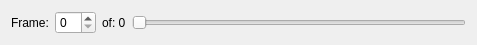
<?xml version="1.0" encoding="UTF-8"?>
<ui version="4.0">
 <class>SpinBoxSlider</class>
 <widget class="QWidget" name="SpinBoxSlider">
  <property name="geometry">
   <rect>
    <x>0</x>
    <y>0</y>
    <width>477</width>
    <height>42</height>
   </rect>
  </property>
  <property name="windowTitle">
   <string>Form</string>
  </property>
  <layout class="QHBoxLayout" name="horizontalLayout">
   <item>
    <widget class="QLabel" name="frameLabel">
     <property name="text">
      <string>Frame:</string>
     </property>
     <property name="buddy">
      <cstring>framesQSpinBox</cstring>
     </property>
    </widget>
   </item>
   <item>
    <widget class="QSpinBox" name="framesQSpinBox"/>
   </item>
   <item>
    <widget class="QLabel" name="totalFramesCountLabel">
     <property name="text">
      <string>of: 0</string>
     </property>
    </widget>
   </item>
   <item>
    <widget class="QSlider" name="framesQSlider">
     <property name="orientation">
      <enum>Qt::Horizontal</enum>
     </property>
    </widget>
   </item>
  </layout>
 </widget>
 <resources/>
 <connections/>
</ui>
